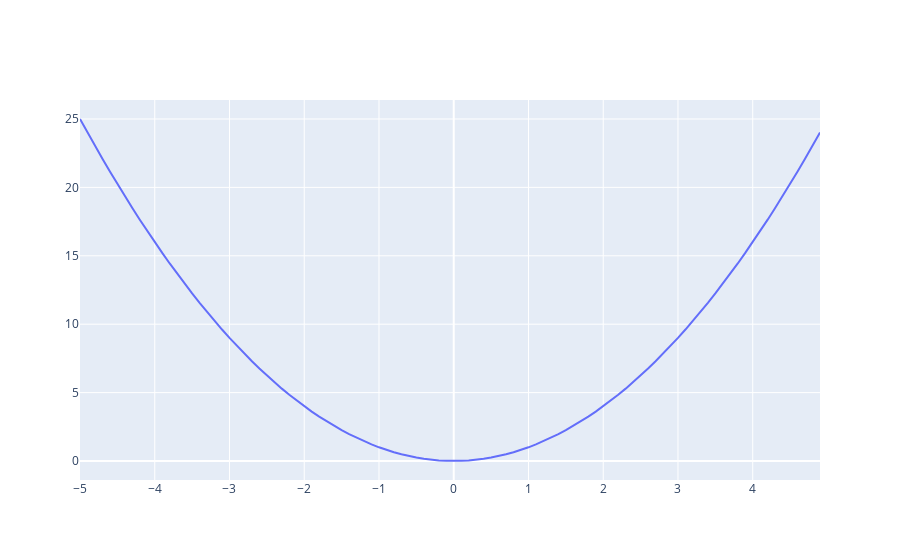

Source (notebook cell):
### Markdown cell above
## Простой график

### Code cell
fig = go.Figure()
fig.add_trace(go.Scatter(x=x, y=f(x)))
fig.show()
